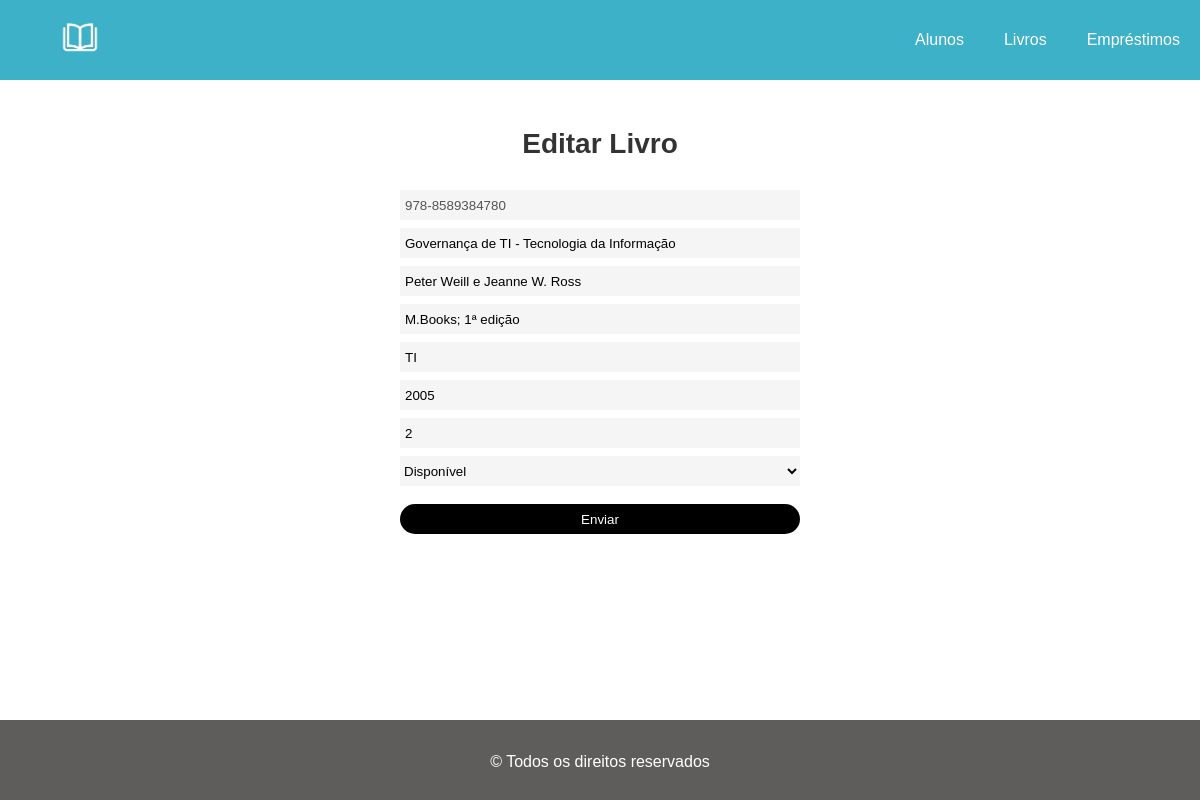
Screenshot of /index.php?pagina=form_livro&edt_livro=1 with the database file from the repository.
### tables this page shows
CREATE TABLE LIVRO(
	ID_LIVRO INT auto_increment primary key,
	ISBN CHAR(17) NOT NULL,  
    TITULO VARCHAR(80) NOT NULL,
    AUTOR VARCHAR(100) NOT NULL, 
    EDITORA VARCHAR(80) NOT NULL,
    GENERO VARCHAR(40),
    ANO INT(4) NOT NULL,
    EXEMPLAR INT NOT NULL,
    SITUACAO VARCHAR(30) NOT NULL
);

### views/form_livros.php (the view, shortened to what this page needs)
<?php
if (!isset ($_GET["edt_livro"])){
?>
    <form action="cadastrar/cadastrar_livros.php" class="formu" method="post">
        <h2>Cadastro de Livros</h2>
        <div class="form-group">
            <input type="text" name="isbn" placeholder="ISBN">
        </div>
        <div class="form-group">
            <input type="text" name="titulo" placeholder="Título">
        </div>
        <div class="form-group">
            <input type="text" name="autor" placeholder="Autor">
        </div>
        <div class="form-group">
            <input type="text" name="editora" placeholder="Editora">
        </div>
        <div class="form-group">
            <input type="text" name="genero" placeholder="Gênero">
        </div>
        <div class="form-group">
            <input type="text" name="ano" placeholder="Ano">
        </div>
        <div class="form-group">
            <input type="text" name="exemplares" placeholder="Exemplares">
        </div>
        <div class="form-group">
            <select name="situacao" id="">
                <option value="Disponível">Disponível</option>
                <option value="Indisponível">Indisponível</option>
            </select>
        </div>
        <div class="form-group">
            <button class="btnform" type="submit">Enviar</button>
        </div>
    </form>
    <?php
} else {
    include('database/db.php');
    $id_livro = $_GET['edt_livro'];
    $query = "SELECT * FROM LIVRO WHERE id_livro = '$id_livro'" ;
    $consulta_livros = mysqli_query($conexao, $query);
    $linha = mysqli_fetch_row($consulta_livros);
    ?>
    <form action="editar/editar_livros.php" class="formu" method="post">
        <h2>Editar Livro</h2>
        <div class="form-group">
            <input type="text" name="isbn" placeholder="ISBN" value="<?php echo $linha[1];?>" disabled>
        </div>
        <div class="form-group">
            <input type="text" name="titulo" placeholder="Título" value="<?php echo $linha[2];?>">
        </div>
        <div class="form-group">
            <input type="text" name="autor" placeholder="Autor" value="<?php echo $linha[3];?>">
        </div>
        <div class="form-group">
            <input type="text" name="editora" placeholder="Editora" value="<?php echo $linha[4];?>">
        </div>
        <div class="form-group">
            <input type="text" name="genero" placeholder="Gênero" value="<?php echo $linha[5];?>">
        </div>
        <div class="form-group">
            <input type="text" name="ano" placeholder="Ano" value="<?php echo $linha[6];?>">
        </div>
        <div class="form-group">
            <input type="text" name="exemplares" placeholder="Exemplares" value="<?php echo $linha[7]?>">
        </div>
        <div class="form-group">
            <select name="situacao" id="" value="<?php echo $linha
            [8];?>">
                <option value="Disponível">Disponível</option>
            </select>
        </div>
        <div class="form-group">
            <button class="btnform" type="submit">Enviar</button>
        </div>
    </form>
<?php
}
?>

### estilos/base-site.css (style rules this page uses)
* { margin: 0; padding: 0; box-sizing: border-box; font-family: Arial, Helvetica, sans-serif; }
body { font-family: Arial, sans-serif; background-color: #ffffff; }
h2 { font-size: 1.75rem; color: #333; padding: 1em 0 0.8em 0; }

### estilos/form.css (style rules this page uses)
form { text-align: center; max-width: 400px; margin: 0 auto; }
label, input, select { display: block; }
input, select { background-color: rgba(221, 221, 221, 0.301); border: none; width: 100%; height: 30px }
input { padding-left: 5px; transition: ease-in 0.2s; }
input::placeholder { color: rgba(0, 0, 0, 0.7); }
.btnform { border: none; border-radius: 100px; background-color: rgb(0, 0, 0); color: rgb(255, 255, 255); margin-top: 10px; height: 30px; width: 100%; transition: ease-in 0.2s; }
.formu { display: flex; flex-direction: column; gap: 8px; }

### rows the page displays
livro: isbn "978-8589384780", titulo "Governança de TI - Tecnologia da Informação", autor "Peter Weill e Jeanne W. Ross", editora "M.Books; 1ª edição", genero "TI", ano "2005", exemplares "2", situacao "Disponível"
